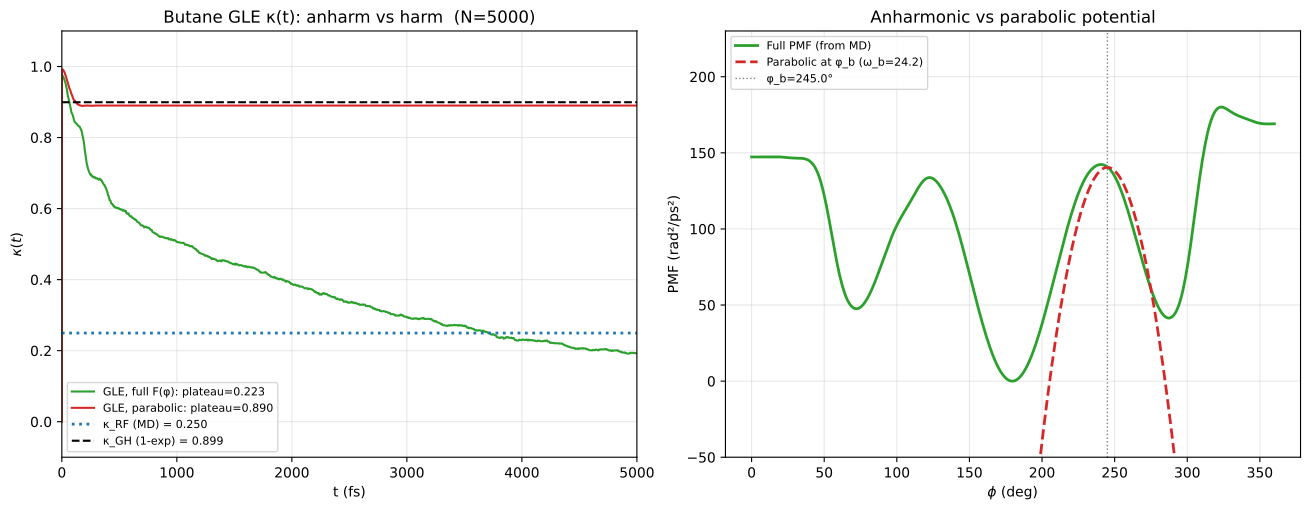

This chart was generated by the following Python code:
#!/usr/bin/env python3
"""
GLE simulation of butane dihedral barrier crossing.

Tests whether the gap between κ_RF (~0.25, MD) and κ_GH (~0.89, kernel +
parabolic-barrier) is due to anharmonicity of the dihedral PMF.

Two GLE runs with the same Prony 1-exp kernel K(t)=a*exp(-t/τ):
  (1) full anharmonic F(φ) from binned ⟨φ̈|φ⟩
  (2) parabolic F(φ) = ω_b² (φ-φ_b)  — Grote-Hynes assumption

Plateau of κ_GLE(t) is compared to κ_RF (MD) and κ_GH (analytic).

Reuses the OU-noise + integrated-memory scheme from
kernel_extraction/benchmark_kernel_vs_reactiveflux.py.
"""

import numpy as np
import os
import sys
import glob
import scipy.optimize
from scipy.interpolate import CubicSpline
import matplotlib
matplotlib.use('Agg')
import matplotlib.pyplot as plt

sys.path.insert(0, os.path.join(os.path.dirname(__file__),
                                '../../kernel_extraction'))
from benchmark_prony_nlsq import extract_kernel_prony
from benchmark_extended_cases import generate_gle_multiexp, generate_gle_arbitrary
from nonstationary_kernel_lsq import extract_kernel_lsq

SHOOT_DIR = os.path.join(os.path.dirname(__file__),
                         'gromacs_run/shooting_barrier')


# ── Load shooting data ────────────────────────────────────────────────────

def load_shooting_data(phi_tol_deg=10.0):
    pattern = os.path.join(SHOOT_DIR, 'shoot_seed*/phi_data.npz')
    files = sorted(glob.glob(pattern))

    dt = None
    phi_barrier_plumed = None
    for f in files:
        d = np.load(f)
        if dt is None:
            dt = float(d['dt'])
        if phi_barrier_plumed is None and 'phi_barrier' in d:
            phi_barrier_plumed = float(d['phi_barrier'])
    if phi_barrier_plumed is None:
        phi_barrier_plumed = 2.0071

    phi_barrier = (-phi_barrier_plumed) % (2 * np.pi)
    phi_tol = np.radians(phi_tol_deg)

    phi_list, phidot_list, ddot_list = [], [], []
    for f in files:
        d = np.load(f)
        phi0 = d['phi'][0]
        dist = abs(phi0 - phi_barrier)
        if dist > np.pi:
            dist = 2 * np.pi - dist
        if dist < phi_tol:
            phi_list.append(d['phi'])
            phidot_list.append(d['phidot'])
            ddot_list.append(d['ddot'])

    print(f"Loaded {len(phi_list)} trajectories, "
          f"barrier @ {np.degrees(phi_barrier):.1f}°, dt={dt} ps")
    return phi_list, phidot_list, ddot_list, dt, phi_barrier


def compute_mean_force(phi_list, ddot_list, nbins=36):
    all_phi = np.concatenate(phi_list)
    all_ddot = np.concatenate(ddot_list)
    edges = np.linspace(0, 2*np.pi, nbins+1)
    centers = 0.5*(edges[:-1] + edges[1:])
    force = np.zeros(nbins)
    for i in range(nbins):
        mask = (all_phi >= edges[i]) & (all_phi < edges[i+1])
        if mask.sum() > 10:
            force[i] = np.mean(all_ddot[mask])
    # Periodic spline
    phi_ext = np.concatenate([centers - 2*np.pi, centers, centers + 2*np.pi])
    f_ext = np.tile(force, 3)
    cs = CubicSpline(phi_ext, f_ext)
    return cs


# GLE integrator: reuses generate_gle_multiexp (one aux per exp term).


def compute_reactive_flux(x, v, phi_barrier):
    v0 = v[:, 0]
    abs_v0_mean = np.mean(np.abs(v0))
    T = x.shape[1]
    kappa = np.zeros(T)
    for t in range(T):
        kappa[t] = 2 * np.mean(v0 * (x[:, t] > phi_barrier).astype(float)) / abs_v0_mean
    return kappa


# ── Grote-Hynes (1-exp kernel) ────────────────────────────────────────────

def grote_hynes_kappa(omega_b, amps, taus):
    """κ_GH for K(t) = Σ aᵢ exp(-t/τᵢ); K̂(s) = Σ aᵢτᵢ/(1+τᵢs)."""
    amps = np.atleast_1d(amps)
    taus = np.atleast_1d(taus)
    def eq(lam):
        Kh = float(np.sum(amps * taus / (1 + taus * lam)))
        return lam - omega_b**2 / (lam + Kh)
    lam_r = scipy.optimize.brentq(eq, 1e-10, omega_b - 1e-10)
    return lam_r / omega_b


def grote_hynes_from_array(omega_b, K_arr, dt_k):
    """κ_GH from a numeric kernel array via numerical Laplace transform."""
    t = np.arange(len(K_arr)) * dt_k
    def K_hat(s):
        return float(np.trapz(K_arr * np.exp(-s * t), t))
    def eq(lam):
        return lam - omega_b**2 / (lam + K_hat(lam))
    lam_r = scipy.optimize.brentq(eq, 1e-10, omega_b - 1e-10)
    return lam_r / omega_b


# ── Main ──────────────────────────────────────────────────────────────────

if __name__ == '__main__':
    import argparse
    parser = argparse.ArgumentParser()
    parser.add_argument('--n-traj-fit', type=int, default=None,
                        help='Subsample N MD trajectories for Prony fit '
                             '(default: use all)')
    parser.add_argument('--method', choices=['prony2', 'free-lsq'],
                        default='prony2',
                        help='Kernel parameterization for the GLE '
                             '(prony2 = 2 exp; free-lsq = numeric K(t))')
    parser.add_argument('--lsq-trunc-fs', type=float, default=500.0,
                        help='Truncation of free-LSQ kernel in fs')
    parser.add_argument('--stride', type=int, default=5,
                        help='Subsampling stride (1=2 fs, 5=10 fs, ...)')
    args = parser.parse_args()

    phi_list, phidot_list, ddot_list, dt_md, phi_b = load_shooting_data()

    if args.n_traj_fit is not None and args.n_traj_fit < len(phi_list):
        rng_sub = np.random.default_rng(0)
        idx = rng_sub.choice(len(phi_list), args.n_traj_fit, replace=False)
        phi_list = [phi_list[i] for i in idx]
        phidot_list = [phidot_list[i] for i in idx]
        ddot_list = [ddot_list[i] for i in idx]
        print(f"Subsampled to {len(phi_list)} trajectories for fitting")

    cs_force = compute_mean_force(phi_list, ddot_list, nbins=60)
    force_full = lambda x: cs_force(x)

    # Robust ω_b: parabolic polyfit of the PMF on a narrow window around φ_b.
    # The spline derivative at a single point is too sensitive to bin choice.
    phi_grid = np.linspace(0, 2*np.pi, 2000)
    fe_grid = -np.cumsum(cs_force(phi_grid))*(phi_grid[1]-phi_grid[0])
    fe_grid -= fe_grid.min()
    narrow = abs(phi_grid - phi_b) < 0.15
    poly = np.polyfit(phi_grid[narrow] - phi_b, fe_grid[narrow], 2)
    omega_b = float(np.sqrt(abs(2*poly[0])))
    omega_b_spline = float(np.sqrt(abs(-cs_force(phi_b, 1))))
    print(f"ω_b (narrow polyfit) = {omega_b:.2f} rad/ps  "
          f"(spline-derivative variant: {omega_b_spline:.2f})")

    # Effective kBT from initial-velocity variance of barrier shoots
    v0_arr = np.array([pd[0] for pd in phidot_list])
    kBT_eff = np.var(v0_arr)
    print(f"kBT_eff = ⟨v0²⟩ = {kBT_eff:.2f} rad²/ps²")

    # Prony 1-exp kernel from MD shooting data (same protocol as butane_rf_vs_kernel.py)
    stride = args.stride
    dt_e = dt_md * stride
    nk = max(10, int(1.0 / dt_e))
    tm = max(5, int(0.5 / dt_e))
    x_sub, v_sub, a_sub = [], [], []
    for phi, jv in zip(phi_list, phidot_list):
        phi_s = phi[::stride]
        jv_s = jv[::stride]
        T = len(jv_s)
        a_s = np.zeros(T)
        a_s[1:-1] = (jv_s[2:] - jv_s[:-2]) / (2 * dt_e)
        a_s[0] = a_s[1]; a_s[-1] = a_s[-2]
        x_sub.append(phi_s); v_sub.append(jv_s); a_sub.append(a_s)

    if args.method == 'prony2':
        res = extract_kernel_prony(
            x_sub, v_sub, a_sub, dt_e,
            t0_max_idx=0, tau_max_idx=tm,
            force_func=force_full, n_exp=2, n_kernel=nk,
            tau_bounds=(0.005, 0.5))
        amps = np.array(res['amps'])
        taus = np.array(res['taus'])
        for i, (a, t) in enumerate(zip(amps, taus)):
            print(f"  Prony exp {i}: amp={a:.1f}, τ={t*1000:.0f} fs, "
                  f"γᵢ={a*t:.2f}")
        print(f"  γ_int_total = {np.sum(amps*taus):.2f} rad/ps")
        kap_gh = grote_hynes_kappa(omega_b, amps, taus)
        K_array = res['K']
    else:
        # Free LSQ kernel — numeric K(t) used directly in the GLE
        n_kernel_full = max(nk, int(args.lsq_trunc_fs / 1000.0 / dt_e))
        res = extract_kernel_lsq(
            x_sub, v_sub, a_sub, dt_e,
            n_kernel=n_kernel_full, t0_max_idx=0, tau_max_idx=tm,
            force_func=force_full)
        K_array = res['K']
        n_trunc = int(round(args.lsq_trunc_fs / 1000.0 / dt_e))
        K_array = K_array[:n_trunc]
        gamma_int = float(np.trapz(K_array, dx=dt_e))
        print(f"  Free-LSQ kernel: K(0)={K_array[0]:.1f}, "
              f"trunc={args.lsq_trunc_fs:.0f} fs ({n_trunc} pts), "
              f"γ_int={gamma_int:.2f} rad/ps")
        kap_gh = grote_hynes_from_array(omega_b, K_array, dt_e)
    print(f"κ_GH = {kap_gh:.3f}")

    # κ_RF: compute on the same subsample as the kernel fit (apples-to-apples)
    phi_md = np.array(phi_list)
    pdot_md = np.array(phidot_list)
    v0_md = pdot_md[:, 0]
    abs_v0_md = np.mean(np.abs(v0_md))
    Tmd = phi_md.shape[1]
    kap_rf_t = np.zeros(Tmd)
    for k in range(Tmd):
        kap_rf_t[k] = 2 * np.mean(v0_md * (phi_md[:, k] > phi_b).astype(float)) / abs_v0_md
    t_rf = np.arange(Tmd) * dt_md
    plat_mask = (t_rf >= 3.0) & (t_rf <= 8.0)
    if plat_mask.sum() < 5:
        plat_mask = (t_rf >= 0.5 * t_rf[-1])
    kap_rf = float(np.mean(kap_rf_t[plat_mask]))
    print(f"κ_RF (same subsample, plateau) = {kap_rf:.3f}")

    # ── Run GLE simulations ───────────────────────────────────────────────
    N_traj = 5000
    T_total = 5.0  # ps
    if args.method == 'prony2':
        dt_gle = min(0.0005, 0.1 * float(taus.min()))
    else:
        # Use a fine GLE step and interpolate K onto that grid
        dt_gle = 0.001  # 1 fs — well below ω_b period (~260 fs)
        from numpy import interp
        n_k_orig = len(K_array)
        t_orig = np.arange(n_k_orig) * dt_e
        n_k_new = int(round(t_orig[-1] / dt_gle)) + 1
        t_new = np.arange(n_k_new) * dt_gle
        K_array = np.interp(t_new, t_orig, K_array)
        print(f"  Interpolated K to dt_gle={dt_gle*1000:.1f} fs "
              f"({n_k_orig}→{n_k_new} pts)")
    nsteps = int(T_total / dt_gle) + 1
    print(f"\nGLE: N={N_traj}, T={T_total} ps, dt={dt_gle*1000:.2f} fs, "
          f"nsteps={nsteps}")

    force_harm = lambda x: omega_b**2 * (x - phi_b)

    if args.method == 'prony2':
        print("Running GLE (2-exp kernel), full F(φ)...", flush=True)
        x_full, v_full = generate_gle_multiexp(
            amps.tolist(), taus.tolist(), kBT_eff, dt_gle, nsteps, N_traj,
            x0=phi_b, rng=np.random.default_rng(42), force=force_full)
        print("Running GLE (2-exp kernel), parabolic F(φ)...", flush=True)
        x_harm, v_harm = generate_gle_multiexp(
            amps.tolist(), taus.tolist(), kBT_eff, dt_gle, nsteps, N_traj,
            x0=phi_b, rng=np.random.default_rng(43), force=force_harm)
    else:
        print("Running GLE (free-LSQ kernel), full F(φ)...", flush=True)
        x_full, v_full = generate_gle_arbitrary(
            K_array, dt_gle, kBT_eff, nsteps, N_traj,
            x0=phi_b, rng=np.random.default_rng(42), force=force_full)
        print("Running GLE (free-LSQ kernel), parabolic F(φ)...", flush=True)
        x_harm, v_harm = generate_gle_arbitrary(
            K_array, dt_gle, kBT_eff, nsteps, N_traj,
            x0=phi_b, rng=np.random.default_rng(43), force=force_harm)

    # κ(t)
    # For harmonic case, "barrier" is at x0 = phi_b (the unstable max).
    kap_full = compute_reactive_flux(x_full, v_full, phi_barrier=phi_b)
    kap_harm = compute_reactive_flux(x_harm, v_harm, phi_barrier=phi_b)
    t_gle = np.arange(nsteps) * dt_gle

    # Plateau (last 30%)
    plat_full = np.mean(kap_full[int(0.7*nsteps):])
    plat_harm = np.mean(kap_harm[int(0.7*nsteps):])
    print(f"\nκ_GLE_full (anharm)   = {plat_full:.3f}  vs κ_RF = {kap_rf:.3f}")
    print(f"κ_GLE_harm (parabolic) = {plat_harm:.3f}  vs κ_GH = {kap_gh:.3f}")

    save_kw = dict(
        t=t_gle, kappa_full=kap_full, kappa_harm=kap_harm,
        omega_b=omega_b, kBT=kBT_eff, phi_barrier=phi_b,
        plateau_full=plat_full, plateau_harm=plat_harm,
        kap_rf=kap_rf, kap_gh=kap_gh, method=args.method)
    if args.method == 'prony2':
        save_kw['amps'] = amps
        save_kw['taus'] = taus
    else:
        save_kw['K_array'] = K_array
        save_kw['dt_kernel'] = dt_e
    np.savez('butane_gle_kappa.npz', **save_kw)

    # ── Figure ─────────────────────────────────────────────────────────────
    fig, axes = plt.subplots(1, 2, figsize=(13, 5), constrained_layout=True)

    ax = axes[0]
    ax.plot(t_gle*1000, kap_full, 'C2-', lw=1.5,
            label=f'GLE, full F(φ): plateau={plat_full:.3f}')
    ax.plot(t_gle*1000, kap_harm, 'C3-', lw=1.5,
            label=f'GLE, parabolic: plateau={plat_harm:.3f}')
    ax.axhline(kap_rf, color='C0', ls=':', lw=2,
               label=f'κ_RF (MD) = {kap_rf:.3f}')
    ax.axhline(kap_gh, color='k', ls='--', lw=1.5,
               label=f'κ_GH (1-exp) = {kap_gh:.3f}')
    ax.set_xlabel('t (fs)')
    ax.set_ylabel(r'$\kappa(t)$')
    ax.set_title(f'Butane GLE κ(t): anharm vs harm  (N={N_traj})')
    ax.legend(fontsize=8)
    ax.grid(True, alpha=0.3)
    ax.set_xlim(0, T_total*1000)
    ax.set_ylim(-0.1, 1.1)

    # PMF profile + parabolic comparison around barrier
    ax = axes[1]
    phi_grid = np.linspace(0, 2*np.pi, 400)
    F_full = cs_force(phi_grid)
    fe = -np.cumsum(F_full) * (phi_grid[1] - phi_grid[0])
    fe -= fe.min()
    F_harm_arr = omega_b**2 * (phi_grid - phi_b)
    fe_harm = -0.5 * omega_b**2 * (phi_grid - phi_b)**2
    fe_harm += fe[np.argmin(abs(phi_grid - phi_b))]

    ax.plot(np.degrees(phi_grid), fe, 'C2-', lw=2, label='Full PMF (from MD)')
    ax.plot(np.degrees(phi_grid), fe_harm, 'C3--', lw=2,
            label=f'Parabolic at φ_b (ω_b={omega_b:.1f})')
    ax.axvline(np.degrees(phi_b), color='gray', ls=':', lw=1,
               label=f'φ_b={np.degrees(phi_b):.1f}°')
    ax.set_xlabel(r'$\phi$ (deg)')
    ax.set_ylabel('PMF (rad²/ps²)')
    ax.set_title('Anharmonic vs parabolic potential')
    ax.legend(fontsize=8)
    ax.grid(True, alpha=0.3)
    ax.set_ylim(fe.min()-50, fe.max()+50)

    plt.savefig('butane_gle_kappa.png', dpi=150, bbox_inches='tight')
    plt.savefig('butane_gle_kappa.pdf', bbox_inches='tight')
    print("\nSaved butane_gle_kappa.png/pdf and butane_gle_kappa.npz")
    plt.close()
